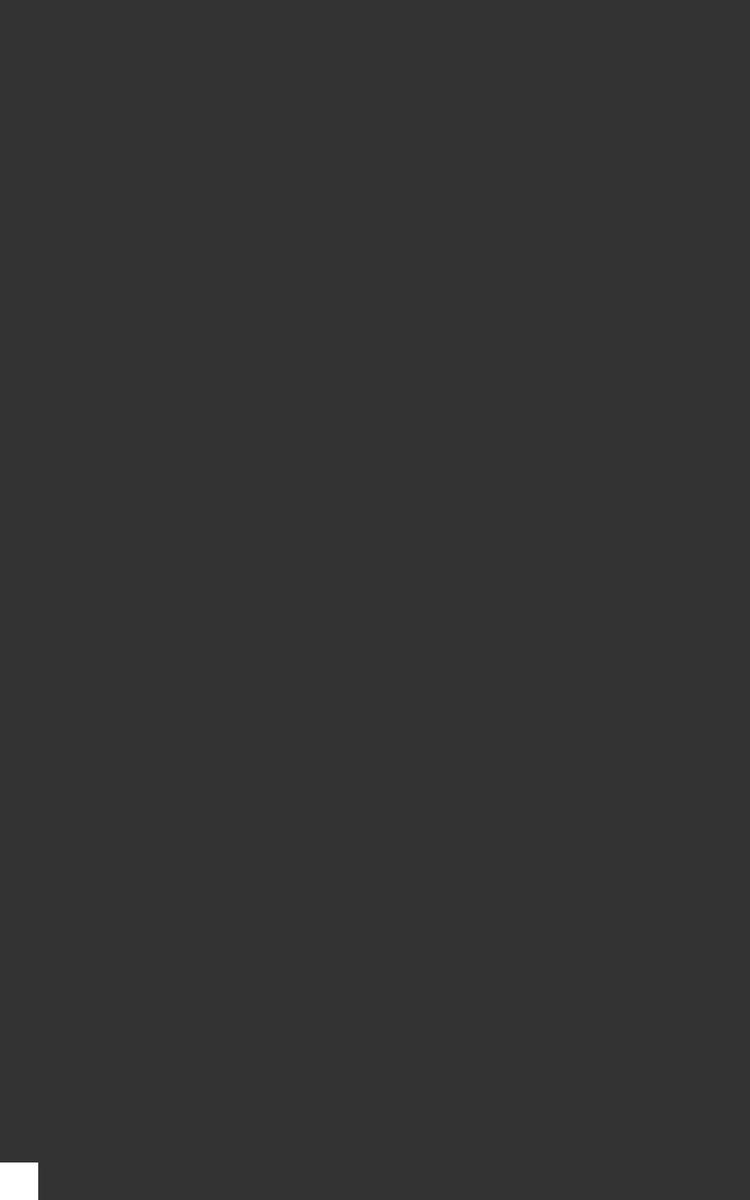
Frame 1 (no input)
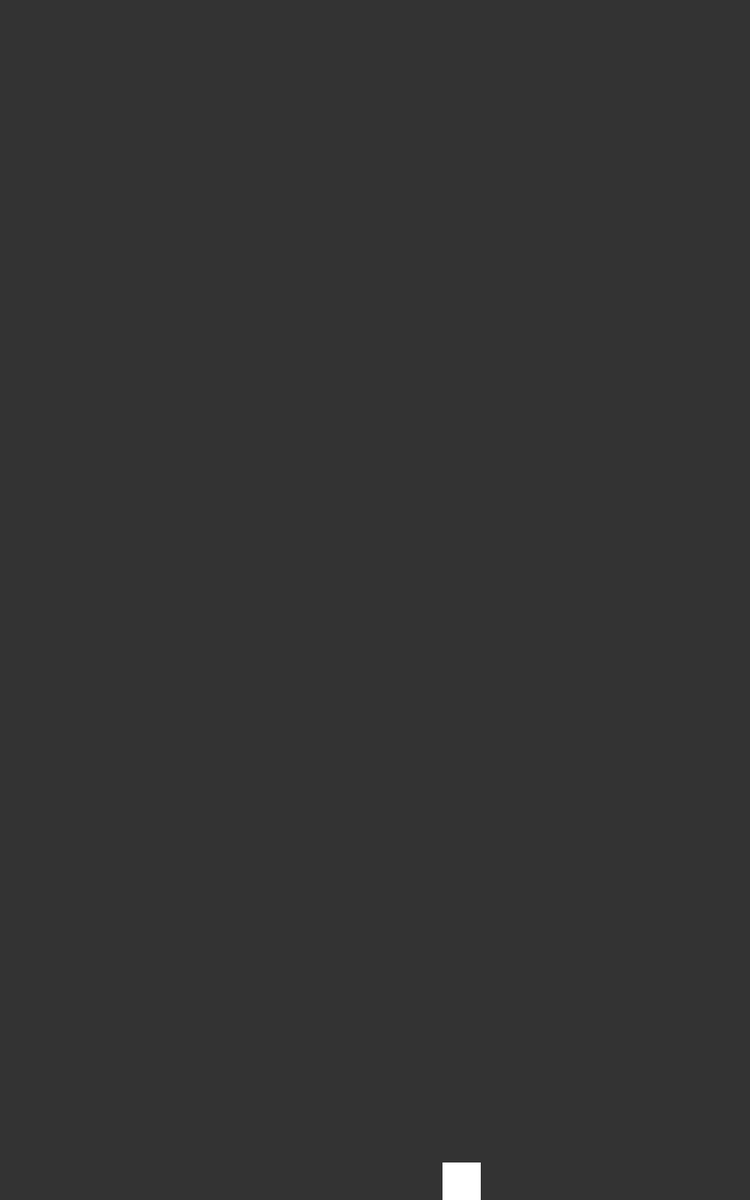
Frame 60 (the mouse pressed at the canvas centre just before this capture)
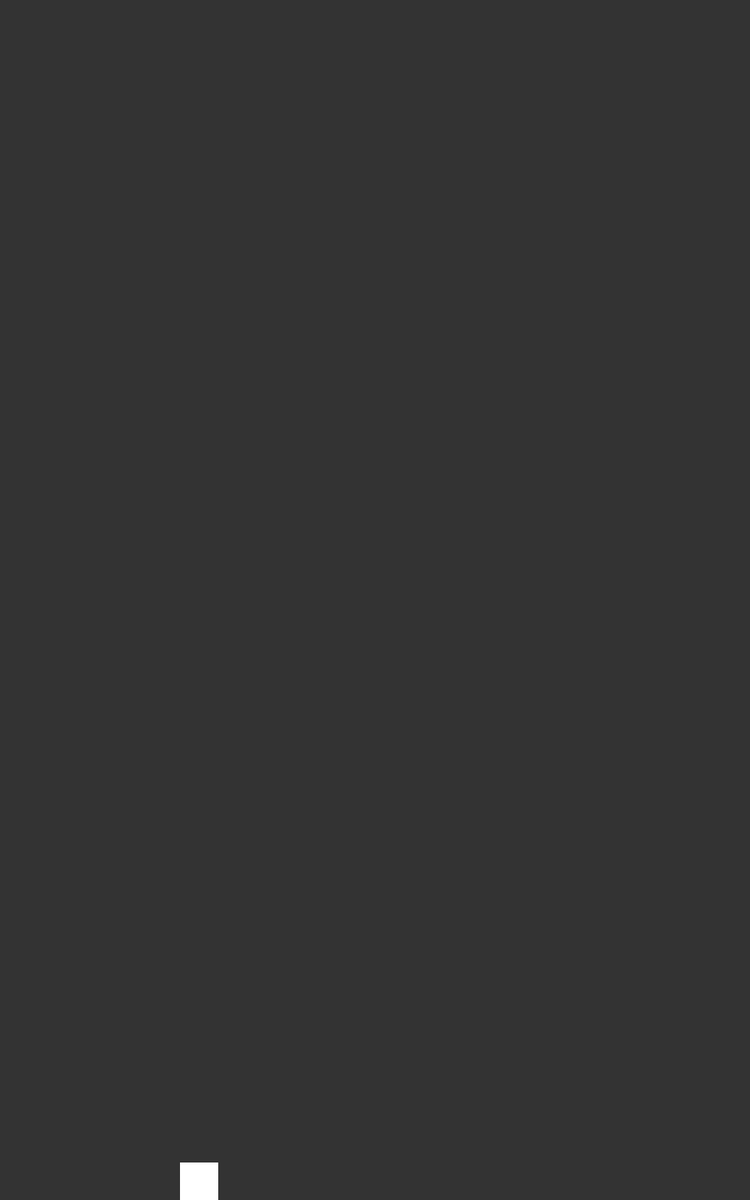
Frame 120 (the mouse held since frame 60 and released just before this capture)

The Processing sketch that drew these frames (run headless with seeded random() and noise(); from frame 60 on, the mouse is pressed at the canvas centre):

// Processing sketch: BoxGameRunner
// ── BoxGameRunner.pde
MoveBox main=new MoveBox();

int counter=0;
//Sets up background 
void setup() {
  size(1000, 1600);
  stroke(255);
  if(counter==1){
    rect(0,0,50,50);
  }
}

//Calls method in Box class to move box across screen
void draw() {
  main.draw();
}

// Calls move method from box when press space
void keyPressed() {
  int keyIndex = -1;
  if (keyIndex == -1) {
    
    main.move();
  }
}

// ── MoveBox.pde
public class MoveBox {

  float a=0, b=1550;
  int counter=0;

  //Moves Box along screen
  void draw() {
    background(51);
    rect(a, b, 50, 50);  
    a = a + 10;
    //Moves box back to beginning when it reaches end of screen
    if (a==950) {
      a=0;
    } 
    //Does something
    if (a < 0) { 
      a = height;
    }
  }

  //moves slider up 50 ******
  public void move() {
    b-=50;
    a=0;
  }








  //Gets counter
  public int getCounter() {
    return counter;
  }

  //Gets a-value
  public float getA() {
    float x=a;
    return x;
  }


  //Gets b-value
  public float getB() {
    float y=b;
    return y;
  }
}

// ── SetBox.pde
public class SetBox {
  private float x;
  private float y;
  
  //Class sets box
  public SetBox(float q, float w) {
    x=q;
    y=q;
  }

  void setup() {
    rect(x, y, 50, 50);
  }
}
